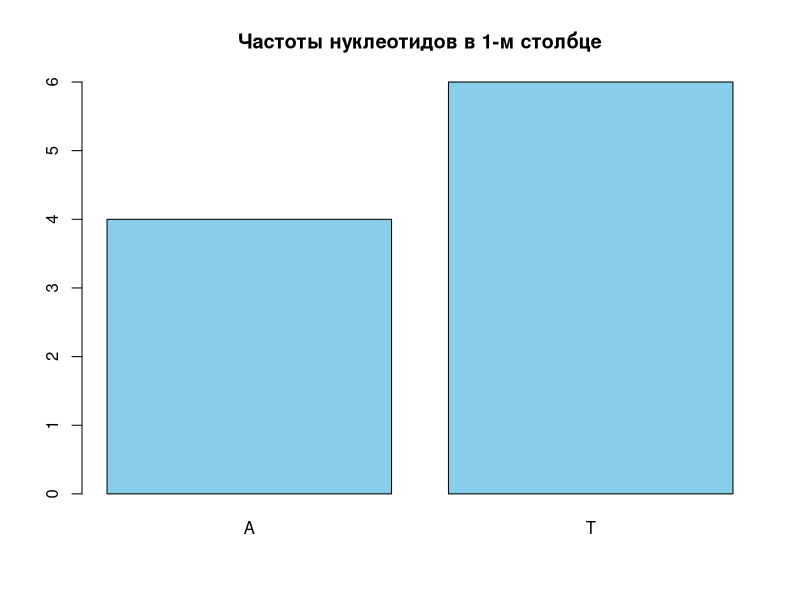

The R script that drew this image:
motifs2 <- matrix(c(
  "a", "C", "g", "G", "T", "A", "A", "t", "t", "C", "a", "G",
  "t", "G", "G", "G", "C", "A", "A", "T", "t", "C", "C", "a",
  "A", "C", "G", "t", "t", "A", "A", "t", "t", "C", "G", "G",
  "T", "G", "C", "G", "G", "G", "A", "t", "t", "C", "C", "C",
  "t", "C", "G", "a", "A", "A", "A", "t", "t", "C", "a", "G",
  "A", "C", "G", "G", "C", "G", "A", "a", "t", "T", "C", "C",
  "T", "C", "G", "t", "G", "A", "A", "t", "t", "a", "C", "G",
  "t", "C", "G", "G", "G", "A", "A", "t", "t", "C", "a", "C",
  "A", "G", "G", "G", "T", "A", "A", "t", "t", "C", "C", "G",
  "t", "C", "G", "G", "A", "A", "A", "a", "t", "C", "a", "C"
), nrow = 10, byrow = TRUE)

z <- toupper(motifs2)

cat(z)

f <- function(x) {
  sapply(c("A","C","G","T"), function(y) sum(x==y))
}

cnt_matrix <- do.call(rbind, lapply(1:ncol(z), function(j) f(z[,j])))
prf_matrix <- cnt_matrix / nrow(z)

scr <- function(m) {
  sum(sapply(1:ncol(m), function(j) max(f(m[,j]))))
}

sc <- scr(z)

cs <- function(m) {
  sapply(1:ncol(m), function(j) {
    u <- c("A","C","G","T")
    x <- m[,j]
    w <- sapply(u, function(y) sum(x==y))
    u[which.max(w)]
  })
}

cns <- cs(z)
cat(paste(cns, collapse=""), "\n")

bp <- table(z[,1])
barplot(bp, col="skyblue", main="Частоты нуклеотидов в 1-м столбце")
